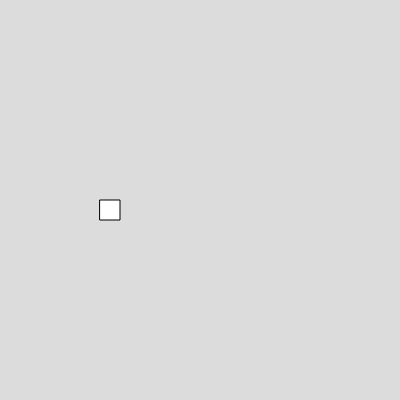
Frame 1 (no input)
Frame 60 (no input): blank canvas, image omitted
Frame 120 (the mouse pressed at the canvas centre since frame 60): blank canvas, image omitted

The p5.js sketch that drew this single still picture (run headless with seeded random() and noise() and a simulated clock; from frame 60 on, the mouse is pressed at the canvas centre):

// p5.js sketch
// ── sketch.js
var box
function setup() 
{
  createCanvas(400, 400);
 box=new Box(100,200,20,20,2)
}

function draw() 
{
  background(220);
box.show();
box.moveup();
}


// ── box.js
class Box
  {
    constructor(x,y,w,h,vx,vy)
    {
      this.x =x;
      this.y =y;
      this.w =w;
      this.h = h;
      this.vx = vx;
      this.vy=vy
    }
    
    show()
    {
      rect(this.x,this.y,this.w,this.h)
    }
    
    move()
    {
      this.x = this.x+this.vx;
    }
   moveup(){
    this.y = this.y-this.vy;
   }
  }

  
